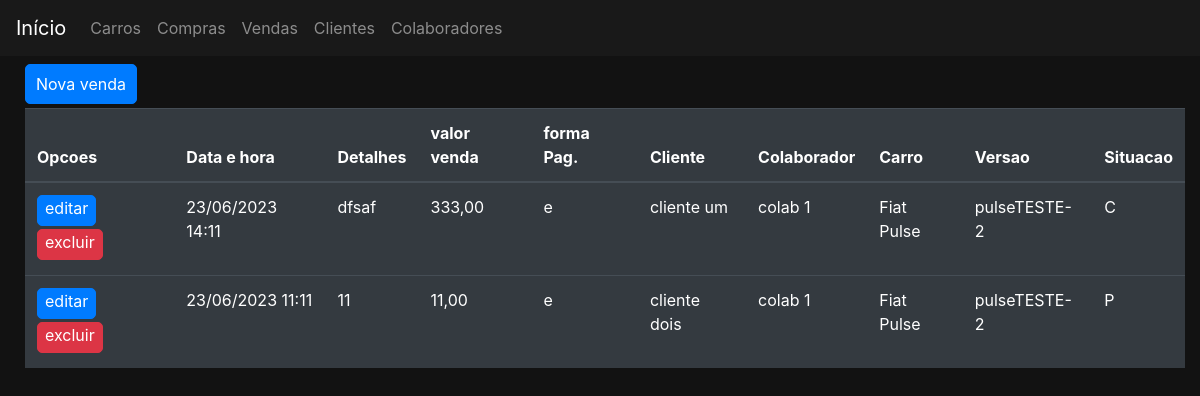
The app's page /vendas/ with its own data.
### vendas/models.py (models this page shows, shortened)
class Venda(models.Model):
    class Meta:
        permissions = (
            ('permissao_gerente', 'permissao gerente'),
            ('permissao_supervisor', 'permissao supervisor'),
            ('permissao_vendedor', 'permissao vendedor'),
            ('permissao_funcionario', 'permissao todos funcionarios'),
        )
    situacaoChoices = (
        ('P', 'processada'),
        ('C', 'cancelada'),
        ('F', 'finalizada'),
    )
    formaPagamentoChoices = (
        ('e','especie'),
        ('t','transferencia bancaria'),
        ('c','consorcio'),
    )
    dataHora = models.DateTimeField()
    detalhes = models.CharField(max_length=50)
    valorVenda = models.DecimalField(max_digits=15, decimal_places=2, verbose_name='Valor')
    formaPagamento = models.CharField(max_length=1, choices=formaPagamentoChoices, verbose_name='Pagamento')
    cliente = models.ForeignKey(Cliente, on_delete=models.DO_NOTHING)
    colaborador = models.ForeignKey(Colaborador, on_delete=models.DO_NOTHING)
    versao = models.ForeignKey(Versao, on_delete=models.DO_NOTHING)
    situacao = models.CharField(max_length=1, choices=situacaoChoices)

### clientes/models.py (models this page shows)
class Cliente(Pessoa):
    renda = models.DecimalField(max_digits=15, decimal_places=2, verbose_name='renda')
    profissao = models.CharField(max_length=20, verbose_name='profissao')
    class Meta:
        permissions = (
            ('permissao_gerente', 'permissao gerente'),
            ('permissao_supervisor', 'permissao supervisor'),
            ('permissao_vendedor', 'permissao vendedor'),
            ('permissao_funcionario', 'permissao todos funcionarios'),
        )
    def __str__(self) -> str:
        return self.nomeCompleto

### colaboradores/models.py (models this page shows)
class Colaborador(Pessoa):
    class Meta:
        verbose_name_plural = 'Colaboradores'
        permissions = (
            ('permissao_gerente', 'permissao gerente'),
            ('permissao_supervisor', 'permissao supervisor'),
            ('permissao_vendedor', 'permissao vendedor'),
            ('permissao_funcionario', 'permissao todos funcionarios'),
        )
    situacaoVinculoChoices = (
        ('A','Ativo'),
        ('I','Inativo'),
    )
    cargoAtualChoices = (
        ('V','vendedor'),
        ('S','supervisor'),
        ('G','gerente'),
    )
    funcaoAtualChoices = (
        ('N','Normal'),
        ('C','Comissionada'),
    )
    tipoVinculoChoices = (
        ('E','Experiencia'),
        ('C','Contratado'),
    )
    ctps = models.IntegerField()
    pis = models.IntegerField()
    nomePai = models.CharField(max_length=50, verbose_name='Pai')
    nomeMae = models.CharField(max_length=50, verbose_name='Mae')
    tipoVinculo = models.CharField(max_length=1, choices=tipoVinculoChoices, verbose_name='Tipo vinculo')
    cargoAtual = models.CharField(max_length=1, choices=cargoAtualChoices, verbose_name='Cargo atual')
    funcaoAtual = models.CharField(max_length=1, choices=funcaoAtualChoices, verbose_name='Funcao atual')
    salarioAtual = models.DecimalField(max_digits=15, decimal_places=2, verbose_name='Salario atual')
    dataAdmissao = models.DateField( verbose_name='Admissao')
    dataDesligamento = models.DateField(null=True, verbose_name='Desligamento')
    situacaoVinculo = models.CharField(max_length=1, choices=situacaoVinculoChoices, verbose_name='Situacao  vinculo')

### carros/models.py (models this page shows, shortened)
class Versao(models.Model):
    carro = models.ForeignKey(Carro, on_delete=models.DO_NOTHING)
    nome = models.CharField(max_length=50, unique=True)
    motor = models.ForeignKey(Motor, on_delete=models.DO_NOTHING)
    combustivel = models.ForeignKey(Combustivel, on_delete=models.DO_NOTHING)
    direcao = models.ForeignKey(Direcao, on_delete=models.DO_NOTHING)
    seguranca = models.ManyToManyField(Seguranca, related_name="versao_seguranca", blank=True)
    acessorio = models.ManyToManyField(Acessorio, related_name="versao_acessorio", blank=True)
    imagem = models.ImageField(upload_to='carros', blank=True, null=True)
    ano = models.IntegerField(default='2023')
    modelo = models.IntegerField(default='2023')
    estoque = models.IntegerField(default=0)
    slugVersao = models.SlugField(unique=True, null=True, blank=True)
    class Meta:
        permissions = (
            ('permissao_gerente', 'permissao gerente'),
            ('permissao_supervisor', 'permissao supervisor'),
            ('permissao_vendedor2', 'permissao vendedor'),
            ('permissao_funcionario', 'permissao todos funcionarios'),
        )
    def __str__(self):
        return self.nome
    class Meta:
        verbose_name_plural = 'Versoes'

class Carro(models.Model):
    nome = models.CharField(max_length=30, unique=True)
    slugCarro = models.SlugField(unique=True, null=True, blank=True)
    def __str__(self) -> str:
        return self.nome
    class Meta:
        permissions = (
            ('permissao_gerente', 'permissao gerente'),
            ('permissao_supervisor', 'permissao supervisor'),
            ('permissao_vendedor', 'permissao vendedor'),
            ('permissao_funcionario', 'permissao todos funcionarios'),
        )

### vendas/views.py (the view)
# urls.py: path('', views.VendasListar.as_view(), name='listar'),
class VendasListar(ListView,LoginRequiredMixin):
    model = Venda
    template_name = 'vendas/vendas.html'
    permission_required = 'vendas.permissao_funcionario'
    paginate_by = 10

### pessoas/models.py (called while the page is built)
    def __str__(self) -> str:
        return self.nomeCompleto

### vendas/templates/vendas/vendas.html (shortened to what this page needs)
{% extends 'base.html' %}
{% block pagination %}
    <div class="container">
        <div class="row">
            <div class="col-md-3">
                <a href="{% url 'vendas:criar' %}" class=" btn btn-primary botao">Nova venda</a>
            </div>
        </div>
    </div>
{% endblock %}
{% block 'body' %}
    <div class="container">
        <div class="row">
            <div class="col-md">
                <table class="table table-dark">
                    <thead>
                        <tr>
                            <th scope="col">Opcoes</th>
                            <th scope="col">Data e hora</th>
                            <th scope="col">Detalhes</th>
                            <th scope="col">valor venda</th>
                            <th scope="col">forma Pag.</th>
                            <th scope="col">Cliente</th>
                            <th scope="col">Colaborador</th>
                            <th scope="col">Carro</th>
                            <th scope="col">Versao</th>
                            <th scope="col">Situacao</th>
                        </tr>
                    </thead>
                    <tbody>
                        {% for venda in venda_list %}
                            <tr>
                                <td>
                                    <a href="{% url 'vendas:editar' venda.pk %}" class="btn btn-primary botao_tabela">editar</a>
                                    <a href="{% url 'vendas:excluir' venda.pk %}" class="btn btn-danger botao_tabela">excluir</a>
                                </td>
                                <td>{{venda.dataHora|date:"d/m/Y H:i"}}</td>
                                <td>{{venda.detalhes}}</td>
                                <td>{{venda.valorVenda}}</td>
                                <td>{{venda.formaPagamento}}</td>
                                <td>{{venda.cliente}}</td>
                                <td>{{venda.colaborador}}</td>
                                <td>{{venda.versao.carro}}</td>
                                <td>{{venda.versao}}</td>
                                <td>{{venda.situacao}}</td>
                            </tr>
                        {% endfor %}
                    </tbody>
                </table>
            </div>
        </div>
    </div>
{% endblock %}

### templates/static/css/css.css (style rules this page uses)
.fundo { background-color: #121212; color: white; }
.container { max-width: 1300px; }
body { margin-top: 30px; padding-top: 30px; margin-left: 10px; }
a { color:white; }
.botao { display: inline-block; padding: 7px 10px; border-radius: 5px; margin-bottom: 4px; margin-right: 4px; margin-top: 4px; }
.botao_tabela { display: inline-block; padding: 7px 7px; border-radius: 5px; margin-top: 0px; margin-bottom: 3px; padding-top: 0px; padding-bottom: 5px; }

### records on screen
Venda: dataHora "23/06/2023 14:11", detalhes "dfsaf", valorVenda "333,00", formaPagamento "e", cliente "cliente um", colaborador "colab 1", versao.carro "Fiat Pulse", versao "pulseTESTE-2", situacao "C"
Venda: dataHora "23/06/2023 11:11", detalhes "11", valorVenda "11,00", formaPagamento "e", cliente "cliente dois", colaborador "colab 1", versao.carro "Fiat Pulse", versao "pulseTESTE-2", situacao "P"
